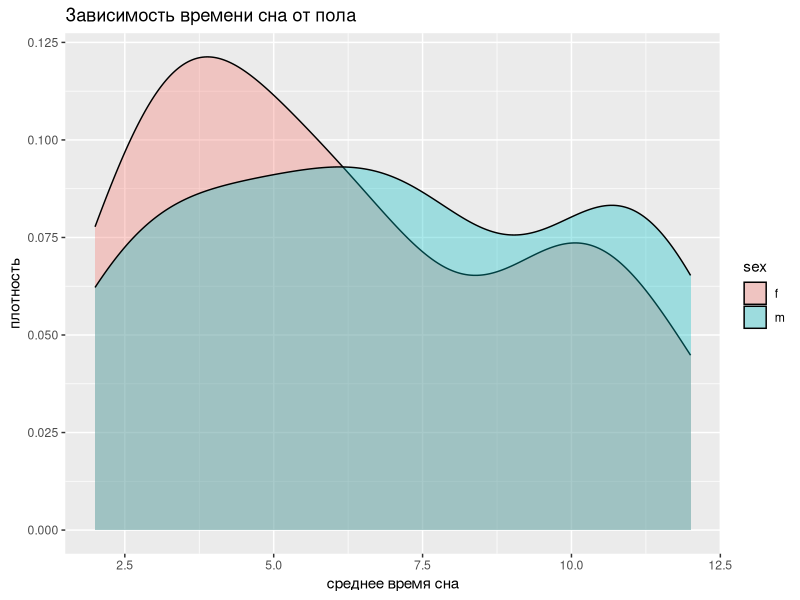

The R source for this figure:
## ---- chunk 1
library(stringr)
library(tidyverse)
library(tidyr)
library(readr)
library(stringi)
library(stringr)
## ---- chunk 2
is.odd <- function(str) {
  return(nchar(str) %% 2 != 0)
}

is.odd(c("odd", "even", ""))
## ---- chunk 3
sleep.data <- read_csv('data/1.1_sleep_hours.csv')
sleep.data %>% 
  separate(code, c('sex', 'year'), sep = '__') %>% 
  ggplot(aes(sleep_hours, fill = sex)) +
  geom_density(alpha = 1/3) +
  ggtitle('Зависимость времени сна от пола') +
  xlab('среднее время сна') +
  ylab('плотность')
## ---- chunk 4
ordering_in_locales <- function(ch1, ch2) {
  
}

ordering_in_locales('i', 'и')
## ---- chunk 5
is.palindrome <- function(str) {
  #return(str == stri_reverse(str))
  return(str == paste(rev(str_split(str, pattern = '', simplify = T)), collapse = ''))
}

is.palindrome('топот')
is.palindrome('топор')
## ---- chunk 6
mirror_case <- function(str) {
  str <- str_split(str, pattern = '', simplify = T)
  up <- grepl('[[:upper:]]', str)
  low <- grepl('[[:lower:]]', str)
  str[up] <- str_to_lower(str[up])
  str[low] <- str_to_upper(str[low])
  return(paste(str, collapse = ''))
}

mirror_case('ЖиЛи БыЛи ТрИ мЕдВеДя')
